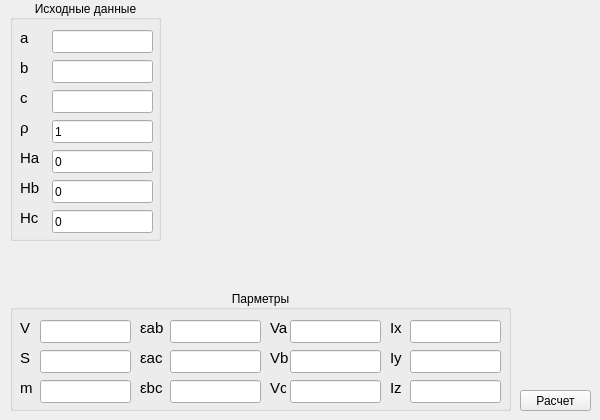
    <widget class="QWidget" name="tabEllipsoid">
     <attribute name="title">
      <string>Эллипсоид</string>
     </attribute>
     <widget class="QGroupBox" name="groupBox_14">
      <property name="geometry">
       <rect>
        <x>10</x>
        <y>0</y>
        <width>151</width>
        <height>241</height>
       </rect>
      </property>
      <property name="title">
       <string>Исходные данные</string>
      </property>
      <property name="alignment">
       <set>Qt::AlignCenter</set>
      </property>
      <widget class="QLineEdit" name="lineEditEllipsoidA">
       <property name="geometry">
        <rect>
         <x>42</x>
         <y>30</y>
         <width>101</width>
         <height>23</height>
        </rect>
       </property>
      </widget>
      <widget class="QLineEdit" name="lineEditEllipsoidB">
       <property name="geometry">
        <rect>
         <x>42</x>
         <y>60</y>
         <width>101</width>
         <height>23</height>
        </rect>
       </property>
      </widget>
      <widget class="QLabel" name="label_81">
       <property name="geometry">
        <rect>
         <x>10</x>
         <y>30</y>
         <width>16</width>
         <height>16</height>
        </rect>
       </property>
       <property name="font">
        <font>
         <pointsize>11</pointsize>
        </font>
       </property>
       <property name="text">
        <string>a</string>
       </property>
      </widget>
      <widget class="QLabel" name="label_82">
       <property name="geometry">
        <rect>
         <x>10</x>
         <y>60</y>
         <width>16</width>
         <height>16</height>
        </rect>
       </property>
       <property name="font">
        <font>
         <pointsize>11</pointsize>
        </font>
       </property>
       <property name="text">
        <string>b</string>
       </property>
      </widget>
      <widget class="QLineEdit" name="lineEditEllipsoidC">
       <property name="geometry">
        <rect>
         <x>42</x>
         <y>90</y>
         <width>101</width>
         <height>23</height>
        </rect>
       </property>
      </widget>
      <widget class="QLabel" name="label_86">
       <property name="geometry">
        <rect>
         <x>10</x>
         <y>90</y>
         <width>16</width>
         <height>16</height>
        </rect>
       </property>
       <property name="font">
        <font>
         <pointsize>11</pointsize>
        </font>
       </property>
       <property name="text">
        <string>c</string>
       </property>
      </widget>
      <widget class="QLabel" name="label_146">
       <property name="geometry">
        <rect>
         <x>10</x>
         <y>120</y>
         <width>16</width>
         <height>16</height>
        </rect>
       </property>
       <property name="font">
        <font>
         <pointsize>11</pointsize>
        </font>
       </property>
       <property name="text">
        <string>ρ</string>
       </property>
      </widget>
      <widget class="QLineEdit" name="lineEditEllipsoidRo">
       <property name="geometry">
        <rect>
         <x>42</x>
         <y>120</y>
         <width>101</width>
         <height>23</height>
        </rect>
       </property>
       <property name="text">
        <string>1</string>
       </property>
      </widget>
      <widget class="QLabel" name="label_225">
       <property name="geometry">
        <rect>
         <x>10</x>
         <y>150</y>
         <width>21</width>
         <height>16</height>
        </rect>
       </property>
       <property name="font">
        <font>
         <pointsize>11</pointsize>
        </font>
       </property>
       <property name="text">
        <string>Ha</string>
       </property>
      </widget>
      <widget class="QLabel" name="label_226">
       <property name="geometry">
        <rect>
         <x>10</x>
         <y>180</y>
         <width>21</width>
         <height>16</height>
        </rect>
       </property>
       <property name="font">
        <font>
         <pointsize>11</pointsize>
        </font>
       </property>
       <property name="text">
        <string>Hb</string>
       </property>
      </widget>
      <widget class="QLineEdit" name="lineEditEllipsoidHa">
       <property name="geometry">
        <rect>
         <x>42</x>
         <y>150</y>
         <width>101</width>
         <height>23</height>
        </rect>
       </property>
       <property name="text">
        <string>0</string>
       </property>
      </widget>
      <widget class="QLineEdit" name="lineEditEllipsoidHb">
       <property name="geometry">
        <rect>
         <x>42</x>
         <y>180</y>
         <width>101</width>
         <height>23</height>
        </rect>
       </property>
       <property name="text">
        <string>0</string>
       </property>
      </widget>
      <widget class="QLineEdit" name="lineEditEllipsoidHc">
       <property name="geometry">
        <rect>
         <x>42</x>
         <y>210</y>
         <width>101</width>
         <height>23</height>
        </rect>
       </property>
       <property name="text">
        <string>0</string>
       </property>
      </widget>
      <widget class="QLabel" name="label_227">
       <property name="geometry">
        <rect>
         <x>10</x>
         <y>210</y>
         <width>21</width>
         <height>16</height>
        </rect>
       </property>
       <property name="font">
        <font>
         <pointsize>11</pointsize>
        </font>
       </property>
       <property name="text">
        <string>Hc</string>
       </property>
      </widget>
     </widget>
     <widget class="QGroupBox" name="groupBox_16">
      <property name="geometry">
       <rect>
        <x>10</x>
        <y>290</y>
        <width>501</width>
        <height>121</height>
       </rect>
      </property>
      <property name="title">
       <string>Парметры</string>
      </property>
      <property name="alignment">
       <set>Qt::AlignCenter</set>
      </property>
      <widget class="QLineEdit" name="lineEditEllipsoidV">
       <property name="geometry">
        <rect>
         <x>30</x>
         <y>30</y>
         <width>91</width>
         <height>23</height>
        </rect>
       </property>
       <property name="readOnly">
        <bool>true</bool>
       </property>
      </widget>
      <widget class="QLabel" name="label_93">
       <property name="geometry">
        <rect>
         <x>10</x>
         <y>30</y>
         <width>16</width>
         <height>16</height>
        </rect>
       </property>
       <property name="font">
        <font>
         <pointsize>11</pointsize>
        </font>
       </property>
       <property name="text">
        <string>V</string>
       </property>
      </widget>
      <widget class="QLabel" name="label_94">
       <property name="geometry">
        <rect>
         <x>380</x>
         <y>90</y>
         <width>16</width>
         <height>16</height>
        </rect>
       </property>
       <property name="font">
        <font>
         <pointsize>11</pointsize>
        </font>
       </property>
       <property name="text">
        <string>Iz</string>
       </property>
      </widget>
      <widget class="QLabel" name="label_91">
       <property name="geometry">
        <rect>
         <x>380</x>
         <y>60</y>
         <width>16</width>
         <height>16</height>
        </rect>
       </property>
       <property name="font">
        <font>
         <pointsize>11</pointsize>
        </font>
       </property>
       <property name="text">
        <string>Iy</string>
       </property>
      </widget>
      <widget class="QLineEdit" name="lineEditEllipsoidIz">
       <property name="geometry">
        <rect>
         <x>400</x>
         <y>90</y>
         <width>91</width>
         <height>23</height>
        </rect>
       </property>
       <property name="readOnly">
        <bool>true</bool>
       </property>
      </widget>
      <widget class="QLineEdit" name="lineEditEllipsoidIy">
       <property name="geometry">
        <rect>
         <x>400</x>
         <y>60</y>
         <width>91</width>
         <height>23</height>
        </rect>
       </property>
       <property name="readOnly">
        <bool>true</bool>
       </property>
      </widget>
      <widget class="QLabel" name="label_88">
       <property name="geometry">
        <rect>
         <x>380</x>
         <y>30</y>
         <width>16</width>
         <height>16</height>
        </rect>
       </property>
       <property name="font">
        <font>
         <pointsize>11</pointsize>
        </font>
       </property>
       <property name="text">
        <string>Ix</string>
       </property>
      </widget>
      <widget class="QLineEdit" name="lineEditEllipsoidIx">
       <property name="geometry">
        <rect>
         <x>400</x>
         <y>30</y>
         <width>91</width>
         <height>23</height>
        </rect>
       </property>
       <property name="readOnly">
        <bool>true</bool>
       </property>
      </widget>
      <widget class="QLabel" name="label_147">
       <property name="geometry">
        <rect>
         <x>10</x>
         <y>90</y>
         <width>16</width>
         <height>16</height>
        </rect>
       </property>
       <property name="font">
        <font>
         <pointsize>11</pointsize>
        </font>
       </property>
       <property name="text">
        <string>m</string>
       </property>
      </widget>
      <widget class="QLineEdit" name="lineEditEllipsoidMassa">
       <property name="geometry">
        <rect>
         <x>30</x>
         <y>90</y>
         <width>91</width>
         <height>23</height>
        </rect>
       </property>
       <property name="readOnly">
        <bool>true</bool>
       </property>
      </widget>
      <widget class="QLabel" name="label_148">
       <property name="geometry">
        <rect>
         <x>130</x>
         <y>30</y>
         <width>31</width>
         <height>16</height>
        </rect>
       </property>
       <property name="font">
        <font>
         <pointsize>11</pointsize>
        </font>
       </property>
       <property name="text">
        <string>εab</string>
       </property>
      </widget>
      <widget class="QLineEdit" name="lineEditEllipsoidEpsilonAB">
       <property name="geometry">
        <rect>
         <x>160</x>
         <y>30</y>
         <width>91</width>
         <height>23</height>
        </rect>
       </property>
       <property name="text">
        <string/>
       </property>
       <property name="readOnly">
        <bool>true</bool>
       </property>
      </widget>
      <widget class="QLabel" name="label_92">
       <property name="geometry">
        <rect>
         <x>10</x>
         <y>60</y>
         <width>16</width>
         <height>16</height>
        </rect>
       </property>
       <property name="font">
        <font>
         <pointsize>11</pointsize>
        </font>
       </property>
       <property name="text">
        <string>S</string>
       </property>
      </widget>
      <widget class="QLineEdit" name="lineEditEllipsoidS">
       <property name="geometry">
        <rect>
         <x>30</x>
         <y>60</y>
         <width>91</width>
         <height>23</height>
        </rect>
       </property>
       <property name="readOnly">
        <bool>true</bool>
       </property>
      </widget>
      <widget class="QLineEdit" name="lineEditEllipsoidEpsilonAC">
       <property name="geometry">
        <rect>
         <x>160</x>
         <y>60</y>
         <width>91</width>
         <height>23</height>
        </rect>
       </property>
       <property name="text">
        <string/>
       </property>
       <property name="readOnly">
        <bool>true</bool>
       </property>
      </widget>
      <widget class="QLineEdit" name="lineEditEllipsoidEpsilonBC">
       <property name="geometry">
        <rect>
         <x>160</x>
         <y>90</y>
         <width>91</width>
         <height>23</height>
        </rect>
       </property>
       <property name="text">
        <string/>
       </property>
       <property name="readOnly">
        <bool>true</bool>
       </property>
      </widget>
      <widget class="QLabel" name="label_203">
       <property name="geometry">
        <rect>
         <x>130</x>
         <y>60</y>
         <width>31</width>
         <height>16</height>
        </rect>
       </property>
       <property name="font">
        <font>
         <pointsize>11</pointsize>
        </font>
       </property>
       <property name="text">
        <string>εac</string>
       </property>
      </widget>
      <widget class="QLabel" name="label_204">
       <property name="geometry">
        <rect>
         <x>130</x>
         <y>90</y>
         <width>31</width>
         <height>16</height>
        </rect>
       </property>
       <property name="font">
        <font>
         <pointsize>11</pointsize>
        </font>
       </property>
       <property name="text">
        <string>εbc</string>
       </property>
      </widget>
      <widget class="QLineEdit" name="lineEditEllipsoidVa">
       <property name="geometry">
        <rect>
         <x>280</x>
         <y>30</y>
         <width>91</width>
         <height>23</height>
        </rect>
       </property>
       <property name="text">
        <string/>
       </property>
       <property name="readOnly">
        <bool>true</bool>
       </property>
      </widget>
      <widget class="QLabel" name="label_228">
       <property name="geometry">
        <rect>
         <x>260</x>
         <y>30</y>
         <width>21</width>
         <height>16</height>
        </rect>
       </property>
       <property name="font">
        <font>
         <pointsize>11</pointsize>
        </font>
       </property>
       <property name="text">
        <string>Va</string>
       </property>
      </widget>
      <widget class="QLabel" name="label_229">
       <property name="geometry">
        <rect>
         <x>260</x>
         <y>90</y>
         <width>16</width>
         <height>16</height>
        </rect>
       </property>
       <property name="font">
        <font>
         <pointsize>11</pointsize>
        </font>
       </property>
       <property name="text">
        <string>Vc</string>
       </property>
      </widget>
      <widget class="QLineEdit" name="lineEditEllipsoidVc">
       <property name="geometry">
        <rect>
         <x>280</x>
         <y>90</y>
         <width>91</width>
         <height>23</height>
        </rect>
       </property>
       <property name="text">
        <string/>
       </property>
       <property name="readOnly">
        <bool>true</bool>
       </property>
      </widget>
      <widget class="QLineEdit" name="lineEditEllipsoidVb">
       <property name="geometry">
        <rect>
         <x>280</x>
         <y>60</y>
         <width>91</width>
         <height>23</height>
        </rect>
       </property>
       <property name="text">
        <string/>
       </property>
       <property name="readOnly">
        <bool>true</bool>
       </property>
      </widget>
      <widget class="QLabel" name="label_230">
       <property name="geometry">
        <rect>
         <x>260</x>
         <y>60</y>
         <width>21</width>
         <height>16</height>
        </rect>
       </property>
       <property name="font">
        <font>
         <pointsize>11</pointsize>
        </font>
       </property>
       <property name="text">
        <string>Vb</string>
       </property>
      </widget>
     </widget>
     <widget class="QPushButton" name="pushButtonEllipsoid">
      <property name="geometry">
       <rect>
        <x>520</x>
        <y>390</y>
        <width>71</width>
        <height>21</height>
       </rect>
      </property>
      <property name="text">
       <string>Расчет</string>
      </property>
     </widget>
     <widget class="QLabel" name="label_245">
      <property name="geometry">
       <rect>
        <x>190</x>
        <y>10</y>
        <width>381</width>
        <height>281</height>
       </rect>
      </property>
      <property name="text">
       <string/>
      </property>
      <property name="pixmap">
       <pixmap>:/resource/Pictures/Ellipsoid.jpg</pixmap>
      </property>
     </widget>
    </widget>
